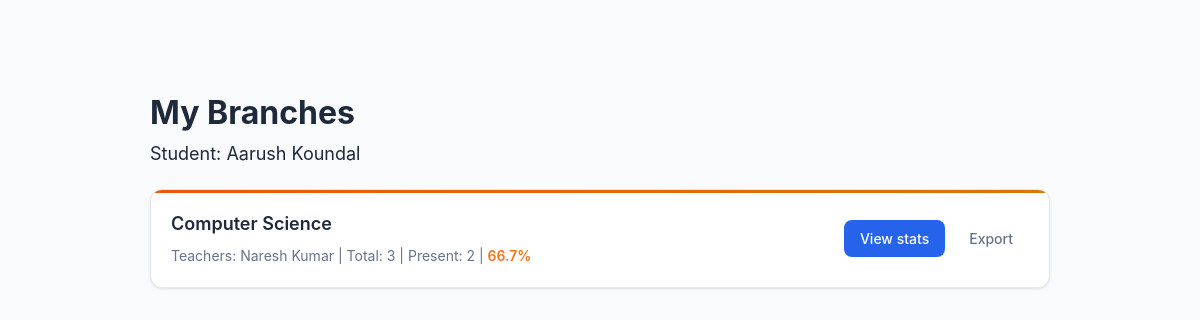
Before: /student/subjects (signed in) with the older database file.
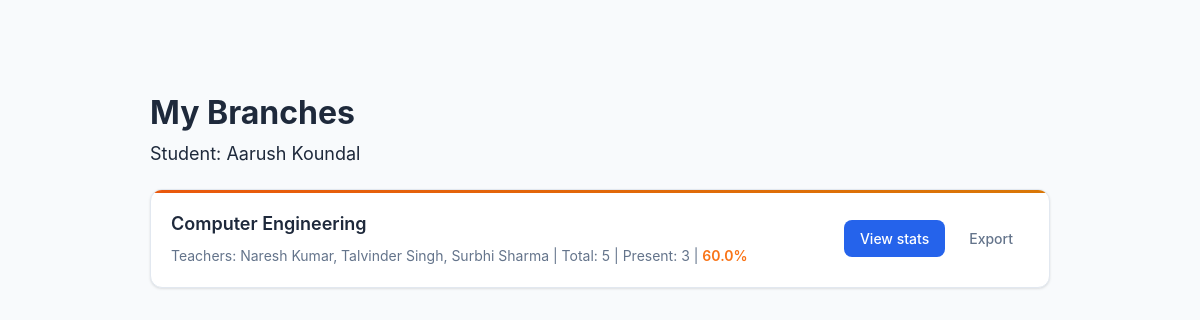
After: the same page with the newer database file.
### app.py (models this page shows)
class Attendance(db.Model):
    id = db.Column(db.Integer, primary_key=True)
    student_id = db.Column(db.Integer, db.ForeignKey("user.id"), nullable=False)
    teacher_id = db.Column(db.Integer, db.ForeignKey("user.id"), nullable=False)
    subject = db.Column(db.String(100), nullable=False)
    branch = db.Column(db.String(100), nullable=True)
    semester = db.Column(db.String(20), nullable=True)
    date = db.Column(db.Date, nullable=False, default=date.today)
    status = db.Column(db.String(20), nullable=False, default="absent")
    student = db.relationship(
        "User", foreign_keys=[student_id], backref="attendance_as_student"
    )
    teacher = db.relationship(
        "User", foreign_keys=[teacher_id], backref="attendance_as_teacher"
    )

### app.py (the view, shortened to what this page needs)
@app.route("/student/subjects")
def student_subjects():
    if session.get("role") != "student":
        abort(403)
    student = User.query.get(session.get("user_id"))
    if not student:
        abort(404)
    records_for_student = Attendance.query.filter_by(student_id=student.id).all()
    branches = sorted(
        {(r.branch or "").strip() for r in records_for_student if (r.branch or "").strip()},
        key=lambda x: x.lower(),
    )
    fallback = False
    subjects_info = []
    for branch_name in branches:
        total_sessions = (
            db.session.query(func.count(func.distinct(Attendance.date)))
            .filter(Attendance.branch == branch_name)
            .scalar()
            or 0
        )
        present_count = (
            db.session.query(Attendance)
            .filter(
                Attendance.branch == branch_name,
                Attendance.student_id == student.id,
                func.lower(Attendance.status) == "present",
            )
            .count()
        )
        last_rec = (
            db.session.query(Attendance.date)
            .filter(Attendance.branch == branch_name)
            .order_by(Attendance.date.desc())
            .first()
        )
        last_date = last_rec[0].isoformat() if last_rec else None
        teacher_rows = (
            db.session.query(User.name)
            .join(Attendance, Attendance.teacher_id == User.id)
            .filter(Attendance.branch == branch_name)
            .distinct()
            .all()
        )
        teacher_names = ", ".join([t[0] for t in teacher_rows]) if teacher_rows else ""
        percent = (
            round((present_count / total_sessions) * 100, 1)
            if total_sessions > 0
            else 0
        )
        enrolled = (
            Attendance.query.filter(
                Attendance.branch == branch_name,
                Attendance.student_id == student.id,
            ).count()
            > 0
        )
        subjects_info.append(
            {
                "branch": branch_name,
                "total_sessions": total_sessions,
                "present_count": present_count,
                "present_percent": percent,
                "last_date": last_date,
                "teachers": teacher_names,
                "enrolled": enrolled,
            }
        )
    return render_template(
        "student_subjects.html",
        student=student,
        subjects_info=subjects_info,
        fallback=fallback,
    )

### templates/student_subjects.html (shortened to what this page needs)
﻿<!DOCTYPE html>
<html lang="en">
<head>
  <link rel="stylesheet" href="{{ url_for('static', filename='style.css') }}">
</head>
<body>
  <div class="wrap">
    <h1>My Branches</h1>
    <div style="font-size:18px;margin-bottom:18px;">Student: {{ student.name }}</div>
    {% for s in subjects_info %}
      <div class="card">
        <div class="left">
          <div class="subject">{{ s.branch }}</div>
          <div class="meta">
            Teachers: {{ s.teachers or '-' }} |
            Total: {{ s.total_sessions }} |
            Present: {{ s.present_count }} |
            <strong>
              {% if s.present_percent >= 75 %}
                <span style="color: #22c55e;">{{ s.present_percent }}%</span>
              {% elif s.present_percent >= 40 %}
                <span style="color: #f97316;">{{ s.present_percent }}%</span>
              {% else %}
                <span style="color: #ef4444;">{{ s.present_percent }}%</span>
              {% endif %}
            </strong>
          </div>
        </div>
        <div class="actions">
          <button class="btn-main" onclick="window.location.href='/student/classes'">
              View stats
          </button>
          <button class="btn-ghost" onclick="downloadCSV('{{ s.branch }}')">Export</button>
        </div>
      </div>
    {% endfor %}
  </div>
</body>
</html>

Changed rows visible on the page:
changed Attendance: branch "Computer Science" → "Computer Engineering"; teachers "Naresh Kumar" → "Naresh Kumar, Talvinder Singh, Surbhi Sharma"; total_sessions "3" → "5"; present_count "2" → "3"; present_percent "66.7" → "60.0"
